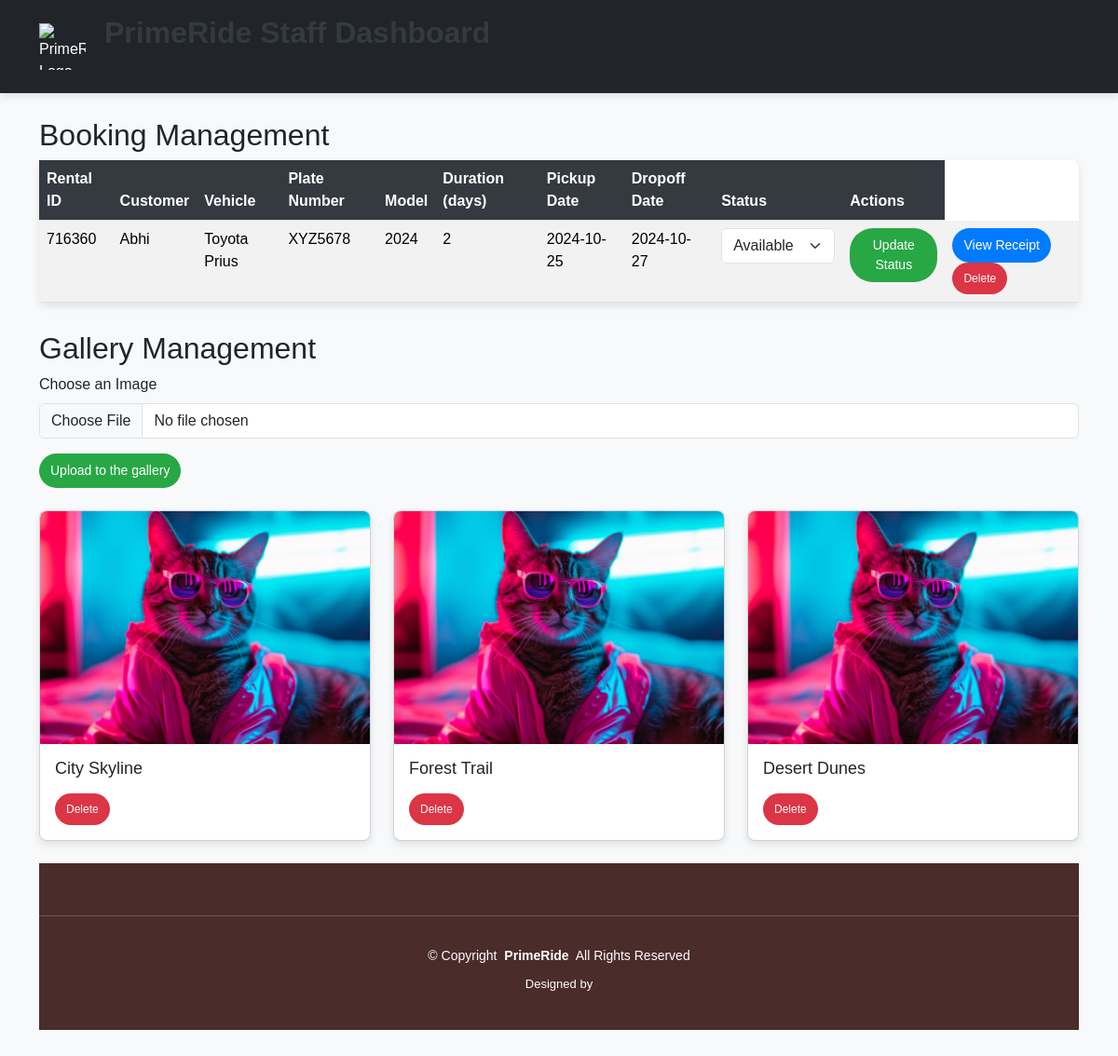
Page /staff/staffdashboard.php on the committed database.
### tables this page shows
CREATE TABLE `rental` (
  `id` int(11) NOT NULL,
  `rental_id` int(11) NOT NULL,
  `vehicle_name` varchar(255) NOT NULL,
  `plate_number` varchar(50) NOT NULL,
  `model` varchar(255) NOT NULL,
  `total_price` decimal(10,2) NOT NULL,
  `customer_username` varchar(255) NOT NULL,
  `customer_name` varchar(255) NOT NULL,
  `customer_email` varchar(255) NOT NULL,
  `rental_duration` int(11) NOT NULL,
  `pickup_date` date NOT NULL,
  `dropoff_date` date NOT NULL,
  `rental_status` varchar(50) NOT NULL,
  `receipt_url` varchar(255) DEFAULT NULL,
  `created_at` timestamp NOT NULL DEFAULT current_timestamp()
);

CREATE TABLE `gallery` (
  `id` int(11) NOT NULL,
  `title` varchar(100) NOT NULL,
  `image_path` varchar(255) NOT NULL,
  `created_at` timestamp NOT NULL DEFAULT current_timestamp()
);

### staff/staffdashboard.php (the view, shortened to what this page needs)
<!DOCTYPE html>
<html lang="en">
<head>
  <link href="https://cdn.jsdelivr.net/npm/bootstrap@5.3.3/dist/css/bootstrap.min.css" rel="stylesheet"
>
  <link rel="stylesheet" href="https://cdn.jsdelivr.net/npm/bootstrap-icons@1.11.3/font/bootstrap-icons.min.css">
  <link rel="stylesheet" href="../../assets/css/style.css">
</head>
<body>
  <header class="p-3 text-bg-dark header">
    <div class="container">
      <div class="d-flex flex-wrap align-items-center justify-content-between">
        <div class="d-flex align-items-center">
          <a href="/" class="d-flex align-items-center mb-2 mb-lg-0 text-white text-decoration-none">
            <img src="../../assets/Photo/primelogo.png" class="navlogo" alt="PrimeRide Logo">
          </a>
          <h1>PrimeRide Staff Dashboard</h1>
        </div>
      </div>
    </div>
  </header>
  <div class="container my-5">
    <h1 class="text-center">Staff Dashboard</h1>
<?php
include '../assets/php/dbconnection.php';
?>
<div class="content">
    <h2>Booking Management</h2>
    <table class="table table-striped">
      <thead>
        <tr>
          <th>Rental ID</th>
          <th>Customer</th>
          <th>Vehicle</th>
          <th>Plate Number</th>
          <th>Model</th>
          <th>Duration (days)</th>
          <th>Pickup Date</th>
          <th>Dropoff Date</th>
          <th>Status</th>
          <th>Actions</th>
        </tr>
      </thead>
      <tbody>
        <?php
        $sql = "SELECT rental_id, customer_username, vehicle_name, plate_number, model, rental_duration,
                pickup_date, dropoff_date, rental_status, receipt_url FROM rental";
        $result = $conn->query($sql);
        if ($result->num_rows > 0) {
            while($row = $result->fetch_assoc()) {
                $receiptUrl = "../assets/Photo/paymentreciepts/{$row['receipt_url']}";
                echo "<tr>
                        <td>{$row['rental_id']}</td>
                        <td>{$row['customer_username']}</td>
                        <td>{$row['vehicle_name']}</td>
                        <td>{$row['plate_number']}</td>
                        <td>{$row['model']}</td>
                        <td>{$row['rental_duration']}</td>
                        <td>{$row['pickup_date']}</td>
                        <td>{$row['dropoff_date']}</td>
                        <td>
                            <form method='post' action='../assets/php/AdminFunctions/ViewRentals.php'>
                                <input type='hidden' name='rental_id' value='{$row['rental_id']}'>
                                <select class='form-select' name='rental_status'>
                                    <option value='Available' " . ($row['rental_status'] == 'Available' ? 'selected' : '') . ">Available</option>
                                    <option value='Out' " . ($row['rental_status'] == 'Out' ? 'selected' : '') . ">Out</option>
                                    <option value='Payment pending' " . ($row['rental_status'] == 'Payment pending' ? 'selected' : '') . ">Payment pending</option>
                                    <option value='Processing' " . ($row['rental_status'] == 'Processing' ? 'selected' : '') . ">Processing</option>
                                    <option value='In service' " . ($row['rental_status'] == 'In service' ? 'selected' : '') . ">In service</option>
                                    <option value='Approved' " . ($row['rental_status'] == 'Approved' ? 'selected' : '') . ">Approved</option>
                                </select>
                        </td>
                        <td>
                            <button class='btn btn-success' type='submit'>Update Status</button>
                        </td>
                        <td>
                            <button class='btn btn-primary' data-bs-toggle='modal' data-bs-target='#receiptModal' onclick='showReceipt(\"$receiptUrl\")'>View Receipt</button>
                            <form method='post' action='../assets/php/AdminFunctions/DeleteRental.php' style='display:inline;'>
                                <input type='hidden' name='rental_id' value='{$row['rental_id']}'>
                                <button class='btn btn-danger' type='submit' onclick='return confirm(\"Are you sure you want to delete this booking?\");'>Delete</button>
                            </form>
                        </td>
                      </tr>";
            }
        } else {
            echo "<tr><td colspan='10'>No bookings found</td></tr>";
        }
        ?>
      </tbody>
    </table>
</div>
    <?php
include '../assets/php/dbconnection.php';
?>
<div class="content">
  <h2>Gallery Management</h2>
  <form action="../assets/php/AdminFunctions/Update_gallery.php" method="POST" enctype="multipart/form-data">
    <div class="mb-3">
      <label for="image" class="form-label">Choose an Image</label>
      <input type="file" class="form-control" name="image" id="image" required>
    </div>
    <button type="submit" class="btn btn-success">Upload to the gallery</button>
  </form>
  <div class="row mt-4">
    <?php
    $sql = "SELECT id, title, image_path FROM gallery";
    $result = $conn->query($sql);
    if ($result->num_rows > 0) {
      while ($row = $result->fetch_assoc()) {
        ?>
        <div class="col-md-4 mb-4">
          <div class="card">
            <img src="../assets/Photo/Galleryimg/<?php echo $row['image_path']; ?>" class="card-img-top" alt="<?php echo $row['title']; ?>">
            <div class="card-body">
              <h5 class="card-title"><?php echo $row['title']; ?></h5>
              <form action="../assets/php/AdminFunctions/Delete_gallery_item.php" method="POST">
                <button type="submit" class="btn btn-danger">Delete</button>
              </form>
            </div>
          </div>
        </div>
        <?php
      }
    } else {
      echo "<p class='text-center'>Gallery Still Updating</p>";
    }
    ?>
  </div>
</div>
  <footer id="footer" class="footer dark-background">
    <hr class="featurette-divider">
    <div class="container text-center mt-4">
      <p>© <span>Copyright</span> <strong class="px-1 sitename">PrimeRide</strong> <span>All Rights Reserved</span></p>
      <div class="credits">
        Designed by <a href=""></a>
      </div>
    </div>
  </footer>
</body>
</html>

### assets/css/style.css (style rules this page uses)
body { font-family: 'Roboto', sans-serif; margin: 0; padding: 0; }
.header { background-color: #d4002a; padding: 10px 0; box-shadow: 0 4px 8px rgba(0, 0, 0, 0.1); position: fixed; top: 0; width: 100%; z-index: 1000; }
.header a, .header form, .header button { transition: all 0.3s ease; }
.header .navlogo { height: 50px; width: 50px; margin-right: 10px; }
.header h1 { font-size: 2rem; font-weight: bold; color: #fff; margin-left: 10px; }
.featurette-divider { margin: 2rem 0; border-top: 1px solid #eaeaea; }
.d-flex { display: flex; align-items: center; }
.btn-primary { background-color: #d4002a; border-color: #d4002a; }
.footer { --heading-font: var(--default-font); color: var(--default-color); background-color: #4a2c2a; font-size: 14px; color: white; padding: 40px 0; position: relative; }
.footer p { margin-bottom: 10px; }
.footer .credits { margin-top: 5px; font-size: 13px; }

### staff/staffdashboard.php (style rules this page uses)
body { font-family: Arial, sans-serif; background-color: #f8f9fa; margin: 0; padding: 0; }
.container h1 { color: #343a40; margin-bottom: 30px; }
.table { background-color: white; border-radius: 8px; box-shadow: 0 4px 8px rgba(0, 0, 0, 0.1); }
.table thead th { background-color: #343a40; color: white; }
.btn { border-radius: 25px; font-size: 14px; padding: 8px 12px; }
.btn-success { background-color: #28a745; border: none; }
.btn-primary { background-color: #007bff; border: none; }
.btn-danger { background-color: #dc3545; border: none; }
.content { margin-top: 30px; }
.card { box-shadow: 0 4px 8px rgba(0, 0, 0, 0.1); border-radius: 8px; overflow: hidden; }
.card img { height: 250px; object-fit: cover; }
.card-title { font-size: 18px; margin-bottom: 15px; }
.btn-danger { font-size: 12px; }

### rows in the picture
rental: rental "716360", customer_username "Abhi", vehicle_name "Toyota Prius", plate_number "XYZ5678", model "2024", rental_duration "2", pickup_date "2024-10-25", dropoff_date "2024-10-27"
gallery: image_path (picture), title "City Skyline"
gallery: image_path (picture), title "Forest Trail"
gallery: image_path (picture), title "Desert Dunes"
